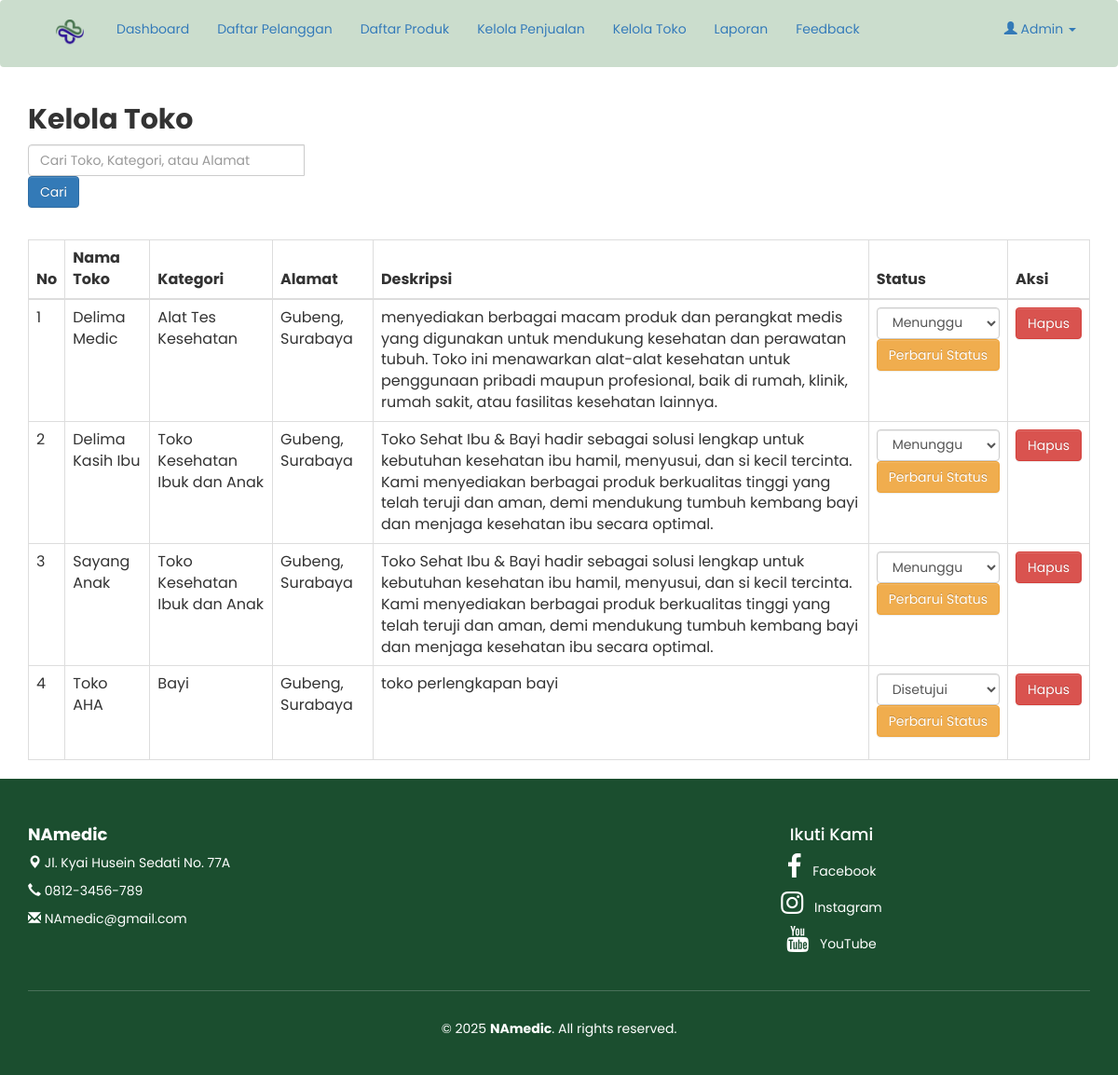
Page /admin/kelola_toko.php (signed in) on the committed database.
### tables this page shows
CREATE TABLE `toko` (
  `id_toko` int(11) NOT NULL,
  `kode_customer` varchar(255) NOT NULL,
  `nama_toko` varchar(255) NOT NULL,
  `kategori_toko` varchar(255) NOT NULL,
  `alamat_toko` text NOT NULL,
  `deskripsi_toko` text NOT NULL,
  `status_pengajuan` enum('Menunggu','Disetujui','Ditolak') DEFAULT 'Menunggu',
  `tanggal_pengajuan` timestamp NOT NULL DEFAULT current_timestamp()
);

### admin/kelola_toko.php (the view, shortened to what this page needs)
<head>
</head>
<?php
include 'header.php';
include '../koneksi/koneksi.php';
$search_query = "";
$query_toko = mysqli_query($conn, "SELECT * FROM toko WHERE nama_toko LIKE '%$search_query%' OR kategori_toko LIKE '%$search_query%' OR alamat_toko LIKE '%$search_query%'");
?>
<div class="container">
    <h2><b>Kelola Toko</b></h2>
    <form action="kelola_toko.php" method="POST" class="mb-4">
        <div class="input-group">
            <input type="text" name="search" class="form-control" value="<?= $search_query ?>" placeholder="Cari Toko, Kategori, atau Alamat">
            <div class="input-group-append">
                <button type="submit" class="btn btn-primary">Cari</button>
            </div>
        </div>
    </form>
    <br>
    <table class="table table-bordered">
        <thead>
            <tr>
                <th>No</th>
                <th>Nama Toko</th>
                <th>Kategori</th>
                <th>Alamat</th>
                <th>Deskripsi</th>
                <th>Status</th>
                <th>Aksi</th>
            </tr>
        </thead>
        <tbody>
            <?php
            $no = 1;
            while ($toko = mysqli_fetch_assoc($query_toko)) {
                $status_pengajuan = isset($toko['status_pengajuan']) ? $toko['status_pengajuan'] : 'Menunggu';
            ?>
                <tr>
                    <td><?= $no++; ?></td>
                    <td><?= $toko['nama_toko']; ?></td>
                    <td><?= $toko['kategori_toko']; ?></td>
                    <td><?= $toko['alamat_toko']; ?></td>
                    <td><?= $toko['deskripsi_toko']; ?></td>
                    <td>
                        <form action="kelola_toko.php" method="POST">
                            <select name="status_pengajuan" class="form-control" required>
                                <option value="Menunggu" <?= $status_pengajuan == 'Menunggu' ? 'selected' : ''; ?>>Menunggu</option>
                                <option value="Disetujui" <?= $status_pengajuan == 'Disetujui' ? 'selected' : ''; ?>>Disetujui</option>
                            </select>
                            <button type="submit" name="update_status" class="btn btn-warning mt-2">Perbarui Status</button>
                        </form>
                    </td>
                    <td>
                        <a href="kelola_toko.php?action=delete&id_toko=<?= $toko['id_toko']; ?>" class="btn btn-danger" onclick="return confirm('Anda yakin ingin menghapus toko ini?')">Hapus</a>
                    </td>
                </tr>
            <?php
            }
            ?>
        </tbody>
    </table>
</div>
<?php
include 'footer.php';
?>

### css/style.css (style rules this page uses)
body { margin:0; padding: 0; }

### admin/kelola_toko.php (style rules this page uses)
body { font-family: poppins; }

### rows in the picture
toko: nama_toko "Delima Medic", kategori_toko "Alat Tes Kesehatan", alamat_toko "Gubeng, Surabaya", deskripsi_toko "menyediakan berbagai macam produk dan perangkat medis yang digunakan untuk mendukung kesehatan dan perawatan tubuh. Toko ini menawarkan alat-alat kesehatan untuk penggunaan pribadi maupun profesional, baik di rumah, klinik, rumah sakit, atau fasilitas kesehatan lainnya.", status_pengajuan "Menunggu"
toko: nama_toko "Delima Kasih Ibu", kategori_toko "Toko Kesehatan Ibuk dan Anak", alamat_toko "Gubeng, Surabaya", deskripsi_toko "Toko Sehat Ibu & Bayi hadir sebagai solusi lengkap untuk kebutuhan kesehatan ibu hamil, menyusui, dan si kecil tercinta. Kami menyediakan berbagai produk berkualitas tinggi yang telah teruji dan aman, demi mendukung tumbuh kembang bayi dan menjaga kesehatan ibu secara optimal.", status_pengajuan "Menunggu"
toko: nama_toko "Sayang Anak", kategori_toko "Toko Kesehatan Ibuk dan Anak", alamat_toko "Gubeng, Surabaya", deskripsi_toko "Toko Sehat Ibu & Bayi hadir sebagai solusi lengkap untuk kebutuhan kesehatan ibu hamil, menyusui, dan si kecil tercinta. Kami menyediakan berbagai produk berkualitas tinggi yang telah teruji dan aman, demi mendukung tumbuh kembang bayi dan menjaga kesehatan ibu secara optimal.", status_pengajuan "Menunggu"
toko: nama_toko "Toko AHA", kategori_toko "Bayi", alamat_toko "Gubeng, Surabaya", deskripsi_toko "toko perlengkapan bayi", status_pengajuan "Disetujui"
